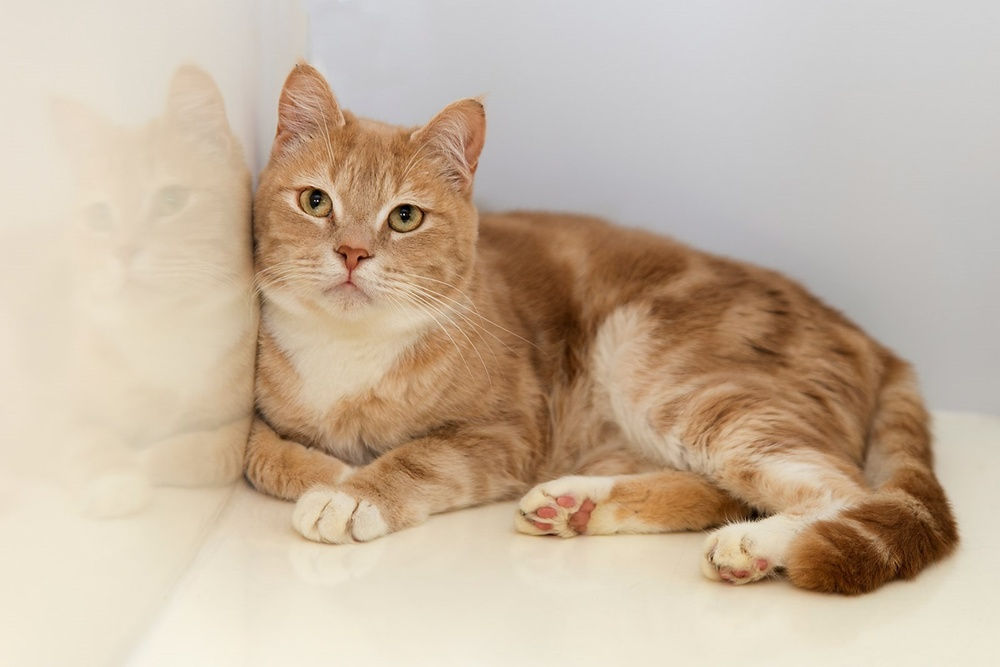
#> input picture Homework/HW 2 - 0306/cat.jpg, 1000 x 667 px, shrunk from 1600 x 1067 before the run, found by its file name
$ python '남규진.py'
#> lines starting #> are read from the running program, lines starting #| are printed output that depends on the picture
import cv2
image1 = cv2.imread("cat.jpg",cv2.IMREAD_COLOR)
#> image1 is the input picture: shape (667, 1000, 3); mean B, G, R 160.3, 180.7, 199.1
[a,b,c]=image1.shape
#> a = 667; b = 1000; c = 3
image2 = image1[a//2-250:a//2+250, b//2-250:b//2+250]
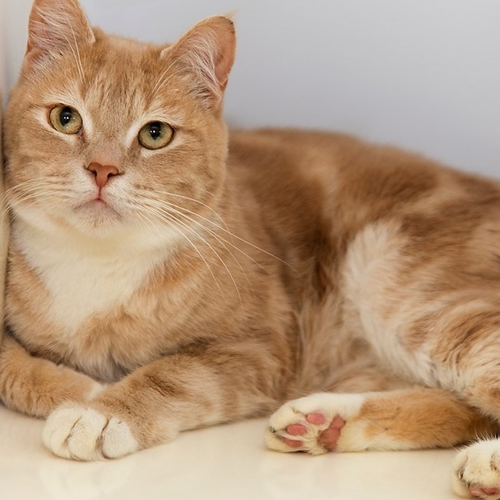
#> image2: shape (500, 500, 3); mean B, G, R 123.9, 151.6, 181.3
cv2.imshow("center", image2)
cv2.imwrite("center.jpg",image2)
cv2.waitKey(0)
cv2.destroyAllWindows()
